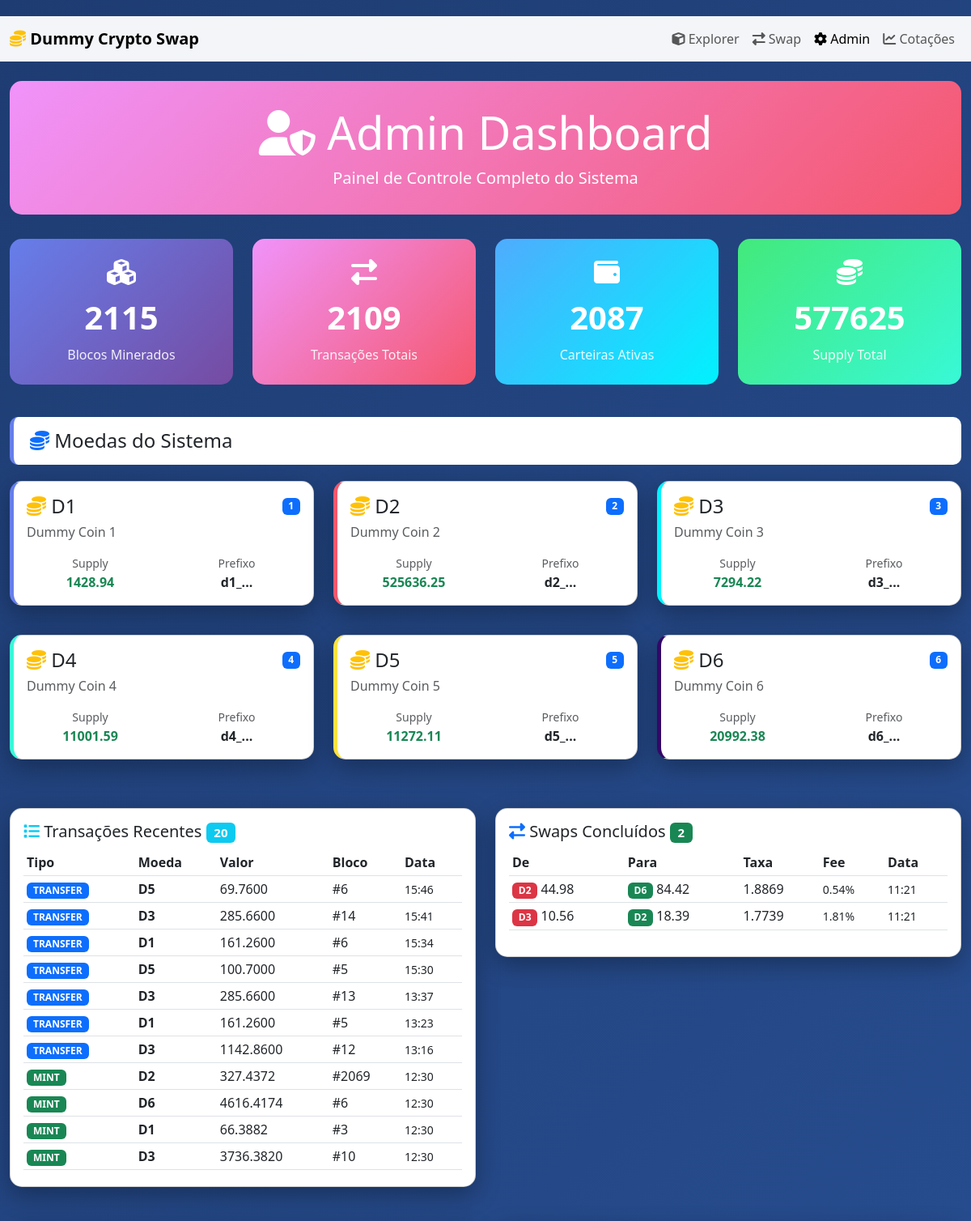
The page /admin (upper part) on the database its author committed.
### tables this page shows
CREATE TABLE coins (
            id INTEGER PRIMARY KEY AUTOINCREMENT,
            name TEXT NOT NULL,
            symbol TEXT NOT NULL UNIQUE,
            prefix TEXT NOT NULL,
            total_supply REAL DEFAULT 0,
            created_at TIMESTAMP DEFAULT CURRENT_TIMESTAMP
        );

CREATE TABLE transactions (
            id INTEGER PRIMARY KEY AUTOINCREMENT,
            block_id INTEGER NOT NULL,
            coin_id INTEGER NOT NULL,
            from_address TEXT NOT NULL,
            to_address TEXT NOT NULL,
            amount REAL NOT NULL,
            tx_type TEXT DEFAULT 'transfer',
            timestamp TIMESTAMP DEFAULT CURRENT_TIMESTAMP,
            FOREIGN KEY (block_id) REFERENCES blocks (id),
            FOREIGN KEY (coin_id) REFERENCES coins (id)
        );

CREATE TABLE blocks (
            id INTEGER PRIMARY KEY AUTOINCREMENT,
            coin_id INTEGER NOT NULL,
            block_number INTEGER NOT NULL,
            hash TEXT NOT NULL,
            previous_hash TEXT NOT NULL,
            timestamp TIMESTAMP DEFAULT CURRENT_TIMESTAMP,
            nonce INTEGER DEFAULT 0,
            FOREIGN KEY (coin_id) REFERENCES coins (id),
            UNIQUE(coin_id, block_number)
        );

CREATE TABLE swaps (
            id INTEGER PRIMARY KEY AUTOINCREMENT,
            from_coin_id INTEGER NOT NULL,
            to_coin_id INTEGER NOT NULL,
            from_address TEXT NOT NULL,
            to_address TEXT NOT NULL,
            from_amount REAL NOT NULL,
            to_amount REAL NOT NULL,
            exchange_rate REAL NOT NULL,
            fee_amount REAL DEFAULT 0,
            fee_percentage REAL DEFAULT 0,
            timestamp TIMESTAMP DEFAULT CURRENT_TIMESTAMP,
            FOREIGN KEY (from_coin_id) REFERENCES coins (id),
            FOREIGN KEY (to_coin_id) REFERENCES coins (id)
        );

### app.py (the view)
@app.route('/admin')
def admin_panel():
    conn = get_db()
    cursor = conn.cursor()
    cursor.execute('SELECT * FROM coins ORDER BY symbol')
    coins = cursor.fetchall()
    cursor.execute('SELECT COUNT(*) as total FROM blocks')
    total_blocks = cursor.fetchone()['total']
    cursor.execute('SELECT COUNT(*) as total FROM transactions')
    total_transactions = cursor.fetchone()['total']
    cursor.execute('SELECT COUNT(*) as total FROM wallets WHERE balance > 0')
    total_wallets = cursor.fetchone()['total']
    cursor.execute('SELECT SUM(total_supply) as total FROM coins')
    total_supply = cursor.fetchone()['total'] or 0
    cursor.execute("""
        SELECT t.*, c.symbol, b.block_number
        FROM transactions t
        JOIN coins c ON t.coin_id = c.id
        JOIN blocks b ON t.block_id = b.id
        ORDER BY t.timestamp DESC LIMIT 20
    """)
    recent_transactions = cursor.fetchall()
    cursor.execute("""
        SELECT s.*, c1.symbol as from_symbol, c2.symbol as to_symbol
        FROM swaps s
        JOIN coins c1 ON s.from_coin_id = c1.id
        JOIN coins c2 ON s.to_coin_id = c2.id
        ORDER BY s.timestamp DESC LIMIT 15
    """)
    recent_swaps = cursor.fetchall()
    cursor.execute("""
        SELECT so.*, c1.symbol as from_symbol, c2.symbol as to_symbol
        FROM swap_orders so
        LEFT JOIN coins c1 ON so.from_coin_id = c1.id
        LEFT JOIN coins c2 ON so.to_coin_id = c2.id
        WHERE so.status = 'pending'
        ORDER BY so.created_at DESC
    """)
    pending_orders = cursor.fetchall()
    cursor.execute("""
        SELECT so.*, c1.symbol as coin_symbol
        FROM swap_orders so
        LEFT JOIN coins c1 ON (so.from_coin_id = c1.id OR so.to_coin_id = c1.id)
        WHERE so.order_type IN ('pix_buy', 'pix_sell')
        ORDER BY so.created_at DESC LIMIT 10
    """)
    pix_orders = cursor.fetchall()
    cursor.execute("""
        SELECT w.*, c.symbol
        FROM wallets w
        JOIN coins c ON w.coin_id = c.id
        WHERE w.balance > 0
        ORDER BY w.balance DESC LIMIT 10
    """)
    top_wallets = cursor.fetchall()
    cursor.execute("""
        SELECT w.balance, c.symbol
        FROM wallets w
        JOIN coins c ON w.coin_id = c.id
        WHERE w.address LIKE 'FEE_WALLET_%'
        ORDER BY c.symbol
    """)
    fee_wallets = cursor.fetchall()
    conn.close()
    return render_template('admin.html',
                         coins=coins,
                         total_blocks=total_blocks,
                         total_transactions=total_transactions,
                         total_wallets=total_wallets,
                         total_supply=total_supply,
                         recent_transactions=recent_transactions,
                         recent_swaps=recent_swaps,
                         pending_orders=pending_orders,
                         pix_orders=pix_orders,
                         top_wallets=top_wallets,
                         fee_wallets=fee_wallets)

### app.py (called while the page is built)
def get_db():
    conn = sqlite3.connect(DATABASE)
    conn.row_factory = sqlite3.Row
    return conn

### templates/admin.html (shortened to what this page needs)
<!DOCTYPE html>
<html lang="pt-BR">
<head>
    <link href="https://cdn.jsdelivr.net/npm/bootstrap@5.3.0/dist/css/bootstrap.min.css" rel="stylesheet">
    <link href="https://cdnjs.cloudflare.com/ajax/libs/font-awesome/6.4.0/css/all.min.css" rel="stylesheet">
</head>
<body>
    <nav class="navbar navbar-expand-lg navbar-light mb-4">
        <div class="container-fluid">
            <a class="navbar-brand fw-bold" href="/">
                <i class="fas fa-coins text-warning"></i> Dummy Crypto Swap
            </a>
            <div class="navbar-nav ms-auto">
                <a class="nav-link" href="/"><i class="fas fa-cube"></i> Explorer</a>
                <a class="nav-link" href="/swap"><i class="fas fa-exchange-alt"></i> Swap</a>
                <a class="nav-link active" href="/admin"><i class="fas fa-cog"></i> Admin</a>
                <a class="nav-link" href="/admin/rates"><i class="fas fa-chart-line"></i> Cotações</a>
            </div>
        </div>
    </nav>
    <div class="container-fluid">
        <div class="dashboard-header">
            <h1 class="display-4 mb-2">
                <i class="fas fa-user-shield"></i> Admin Dashboard
            </h1>
            <p class="lead mb-0">Painel de Controle Completo do Sistema</p>
        </div>
        <div class="row mb-4">
            <div class="col-md-3 mb-3">
                <div class="stat-card">
                    <i class="fas fa-cubes fa-2x mb-3"></i>
                    <h3>{{ total_blocks }}</h3>
                    <p>Blocos Minerados</p>
                </div>
            </div>
            <div class="col-md-3 mb-3">
                <div class="stat-card" style="background: linear-gradient(135deg, #f093fb 0%, #f5576c 100%);">
                    <i class="fas fa-exchange-alt fa-2x mb-3"></i>
                    <h3>{{ total_transactions }}</h3>
                    <p>Transações Totais</p>
                </div>
            </div>
            <div class="col-md-3 mb-3">
                <div class="stat-card" style="background: linear-gradient(135deg, #4facfe 0%, #00f2fe 100%);">
                    <i class="fas fa-wallet fa-2x mb-3"></i>
                    <h3>{{ total_wallets }}</h3>
                    <p>Carteiras Ativas</p>
                </div>
            </div>
            <div class="col-md-3 mb-3">
                <div class="stat-card" style="background: linear-gradient(135deg, #43e97b 0%, #38f9d7 100%);">
                    <i class="fas fa-coins fa-2x mb-3"></i>
                    <h3>{{ "%.0f"|format(total_supply) }}</h3>
                    <p>Supply Total</p>
                </div>
            </div>
        </div>
        <div class="section-title">
            <h4 class="mb-0"><i class="fas fa-coins text-primary"></i> Moedas do Sistema</h4>
        </div>
        <div class="row mb-4">
            {% for coin in coins %}
            <div class="col-md-6 col-lg-4 mb-3">
                <div class="card coin-card"
                     style="border-left-color:
                        {% if loop.index == 1 %}#667eea
                        {% elif loop.index == 2 %}#f5576c
                        {% elif loop.index == 3 %}#00f2fe
                        {% elif loop.index == 4 %}#38f9d7
                        {% elif loop.index == 5 %}#fee140
                        {% else %}#330867{% endif %} !important;"
                     onclick="window.location.href='/admin/coin/{{ coin.id }}'">
                    <div class="card-body">
                        <div class="d-flex justify-content-between align-items-center mb-2">
                            <h4 class="mb-0">
                                <i class="fas fa-coins text-warning"></i> {{ coin.symbol }}
                            </h4>
                            <span class="badge bg-primary">{{ coin.id }}</span>
                        </div>
                        <h6 class="text-muted">{{ coin.name }}</h6>
                        <div class="row text-center mt-3">
                            <div class="col-6">
                                <small class="text-muted">Supply</small>
                                <div class="fw-bold text-success">{{ "%.2f"|format(coin.total_supply) }}</div>
                            </div>
                            <div class="col-6">
                                <small class="text-muted">Prefixo</small>
                                <div class="fw-bold">{{ coin.prefix }}...</div>
                            </div>
                        </div>
                    </div>
                </div>
            </div>
            {% endfor %}
        </div>
        <div class="row">
            <div class="col-lg-6 mb-4">
                <div class="card">
                    <div class="card-body">
                        <h5 class="card-title">
                            <i class="fas fa-list text-info"></i> Transações Recentes
                            <span class="badge bg-info">{{ recent_transactions|length }}</span>
                        </h5>
                        <div class="table-responsive">
                            <table class="table table-sm table-hover">
                                <thead>
                                    <tr>
                                        <th>Tipo</th>
                                        <th>Moeda</th>
                                        <th>Valor</th>
                                        <th>Bloco</th>
                                        <th>Data</th>
                                    </tr>
                                </thead>
                                <tbody>
                                    {% for tx in recent_transactions %}
                                    <tr>
                                        <td>
                                            {% if tx.tx_type == 'mint' %}
                                            <span class="badge bg-success tx-badge">MINT</span>
                                            {% elif tx.tx_type == 'burn' %}
                                            <span class="badge bg-danger tx-badge">BURN</span>
                                            {% else %}
                                            <span class="badge bg-primary tx-badge">TRANSFER</span>
                                            {% endif %}
                                        </td>
                                        <td><strong>{{ tx.symbol }}</strong></td>
                                        <td>{{ "%.4f"|format(tx.amount) }}</td>
                                        <td>#{{ tx.block_number }}</td>
                                        <td><small>{{ tx.timestamp[11:16] }}</small></td>
                                    </tr>
                                    {% endfor %}
                                </tbody>
                            </table>
                        </div>
                    </div>
                </div>
            </div>
            <div class="col-lg-6 mb-4">
                <div class="card">
                    <div class="card-body">
                        <h5 class="card-title">
                            <i class="fas fa-exchange-alt text-primary"></i> Swaps Concluídos
                            <span class="badge bg-success">{{ recent_swaps|length }}</span>
                        </h5>
                        <div class="table-responsive">
                            <table class="table table-sm table-hover">
                                <thead>
                                    <tr>
                                        <th>De</th>
                                        <th>Para</th>
                                        <th>Taxa</th>
                                        <th>Fee</th>
                                        <th>Data</th>
                                    </tr>
                                </thead>
                                <tbody>
                                    {% for swap in recent_swaps %}
                                    <tr>
                                        <td>
                                            <span class="badge bg-danger">{{ swap.from_symbol }}</span>
                                            {{ "%.2f"|format(swap.from_amount) }}
                                        </td>
                                        <td>
                                            <span class="badge bg-success">{{ swap.to_symbol }}</span>
                                            {{ "%.2f"|format(swap.to_amount) }}
                                        </td>
                                        <td>{{ "%.4f"|format(swap.exchange_rate) }}</td>
                                        <td><small>{{ "%.2f"|format(swap.fee_percentage) }}%</small></td>
                                        <td><small>{{ swap.timestamp[11:16] }}</small></td>
                                    </tr>
                                    {% endfor %}
                                </tbody>
                            </table>
                        </div>
                    </div>
                </div>
            </div>
        </div>
    </div>
</body>
</html>

### templates/admin.html (style rules this page uses)
body { background: linear-gradient(135deg, #1e3c72 0%, #2a5298 100%); min-height: 100vh; padding: 20px 0; }
.navbar { background: rgba(255,255,255,0.95) !important; backdrop-filter: blur(10px); }
.card { border-radius: 15px; box-shadow: 0 10px 30px rgba(0,0,0,0.3); margin-bottom: 20px; transition: transform 0.3s; }
.stat-card { background: linear-gradient(135deg, #667eea 0%, #764ba2 100%); color: white; padding: 25px; border-radius: 15px; text-align: center; }
.stat-card h3 { font-size: 2.5rem; font-weight: bold; margin-bottom: 10px; }
.stat-card p { margin: 0; opacity: 0.9; }
.coin-card { cursor: pointer; border-left: 5px solid; transition: all 0.3s; }
.table-responsive { max-height: 400px; overflow-y: auto; }
.dashboard-header { background: linear-gradient(135deg, #f093fb 0%, #f5576c 100%); color: white; border-radius: 15px; padding: 30px; margin-bottom: 30px; text-align: center; }
.section-title { background: white; padding: 15px 20px; border-radius: 10px; margin-bottom: 20px; border-left: 5px solid #667eea; }
.tx-badge { font-size: 0.75rem; padding: 4px 8px; }

### rows shown on the page
coins: symbol "D1", id "1", name "Dummy Coin 1", total_supply "1428.94", prefix "d1_"
coins: symbol "D2", id "2", name "Dummy Coin 2", total_supply "525636.25", prefix "d2_"
coins: symbol "D3", id "3", name "Dummy Coin 3", total_supply "7294.22", prefix "d3_"
coins: symbol "D4", id "4", name "Dummy Coin 4", total_supply "11001.59", prefix "d4_"
coins: symbol "D5", id "5", name "Dummy Coin 5", total_supply "11272.11", prefix "d5_"
coins: symbol "D6", id "6", name "Dummy Coin 6", total_supply "20992.38", prefix "d6_"
transactions: tx_type "TRANSFER", symbol "D5", amount "69.7600", block_number "6", timestamp "15:46"
transactions: tx_type "TRANSFER", symbol "D3", amount "285.6600", block_number "14", timestamp "15:41"
transactions: tx_type "TRANSFER", symbol "D1", amount "161.2600", block_number "6", timestamp "15:34"
transactions: tx_type "TRANSFER", symbol "D5", amount "100.7000", block_number "5", timestamp "15:30"
transactions: tx_type "TRANSFER", symbol "D3", amount "285.6600", block_number "13", timestamp "13:37"
transactions: tx_type "TRANSFER", symbol "D1", amount "161.2600", block_number "5", timestamp "13:23"
transactions: tx_type "TRANSFER", symbol "D3", amount "1142.8600", block_number "12", timestamp "13:16"
transactions: tx_type "MINT", symbol "D2", amount "327.4372", block_number "2069", timestamp "12:30"
transactions: tx_type "MINT", symbol "D6", amount "4616.4174", block_number "6", timestamp "12:30"
transactions: tx_type "MINT", symbol "D1", amount "66.3882", block_number "3", timestamp "12:30"
transactions: tx_type "MINT", symbol "D3", amount "3736.3820", block_number "10", timestamp "12:30"
swaps: from_symbol "D2", from_amount "44.98", to_symbol "D6", to_amount "84.42", exchange_rate "1.8869", fee_percentage "0.54", timestamp "11:21"
swaps: from_symbol "D3", from_amount "10.56", to_symbol "D2", to_amount "18.39", exchange_rate "1.7739", fee_percentage "1.81", timestamp "11:21"

### other values the page prints
{{ total_blocks }} "2115"
{{ total_transactions }} "2109"
{{ total_wallets }} "2087"
{{ "%.0f"|format(total_supply) }} "577625"
{{ recent_transactions|length }} "20"
{{ recent_swaps|length }} "2"
